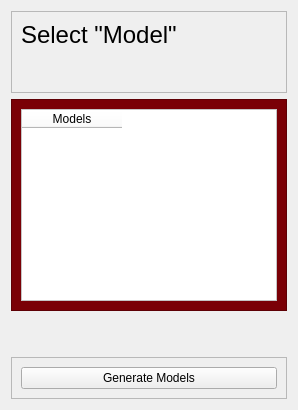
            <widget class="QWidget" name="Models_page">
             <layout class="QVBoxLayout" name="verticalLayout_12">
              <item alignment="Qt::AlignTop">
               <widget class="QFrame" name="frame_14">
                <property name="styleSheet">
                 <string notr="true">#label_3{
text-size:50px
}</string>
                </property>
                <property name="frameShape">
                 <enum>QFrame::StyledPanel</enum>
                </property>
                <property name="frameShadow">
                 <enum>QFrame::Raised</enum>
                </property>
                <layout class="QVBoxLayout" name="verticalLayout_20">
                 <item alignment="Qt::AlignTop">
                  <widget class="QLabel" name="label_3">
                   <property name="styleSheet">
                    <string notr="true">font-size:24px</string>
                   </property>
                   <property name="text">
                    <string>Select &quot;Model&quot;</string>
                   </property>
                   <property name="alignment">
                    <set>Qt::AlignJustify|Qt::AlignVCenter</set>
                   </property>
                   <property name="wordWrap">
                    <bool>true</bool>
                   </property>
                  </widget>
                 </item>
                 <item>
                  <widget class="QLabel" name="label_4">
                   <property name="styleSheet">
                    <string notr="true">font-size:24px</string>
                   </property>
                   <property name="text">
                    <string/>
                   </property>
                  </widget>
                 </item>
                </layout>
               </widget>
              </item>
              <item>
               <widget class="QFrame" name="frame_9">
                <property name="sizePolicy">
                 <sizepolicy hsizetype="Expanding" vsizetype="Expanding">
                  <horstretch>0</horstretch>
                  <verstretch>0</verstretch>
                 </sizepolicy>
                </property>
                <property name="styleSheet">
                 <string notr="true">background-color:#7A0006;
color:rgb(0, 0, 0)</string>
                </property>
                <property name="frameShape">
                 <enum>QFrame::StyledPanel</enum>
                </property>
                <property name="frameShadow">
                 <enum>QFrame::Raised</enum>
                </property>
                <layout class="QVBoxLayout" name="verticalLayout_18">
                 <item>
                  <widget class="QTableWidget" name="ModelsTable">
                   <property name="styleSheet">
                    <string notr="true">background-color:rgb(255, 255, 255)
</string>
                   </property>
                   <column>
                    <property name="text">
                     <string>Models</string>
                    </property>
                   </column>
                  </widget>
                 </item>
                </layout>
               </widget>
              </item>
              <item>
               <spacer name="verticalSpacer_2">
                <property name="orientation">
                 <enum>Qt::Vertical</enum>
                </property>
                <property name="sizeHint" stdset="0">
                 <size>
                  <width>20</width>
                  <height>40</height>
                 </size>
                </property>
               </spacer>
              </item>
              <item alignment="Qt::AlignBottom">
               <widget class="QFrame" name="frame_10">
                <property name="frameShape">
                 <enum>QFrame::StyledPanel</enum>
                </property>
                <property name="frameShadow">
                 <enum>QFrame::Raised</enum>
                </property>
                <layout class="QVBoxLayout" name="verticalLayout_13">
                 <item>
                  <widget class="QPushButton" name="GenerateModels_btn">
                   <property name="text">
                    <string>Generate Models</string>
                   </property>
                   <property name="icon">
                    <iconset resource="resources.qrc">
                     <normaloff>:/icons/project_icons/codepen.svg</normaloff>:/icons/project_icons/codepen.svg</iconset>
                   </property>
                   <property name="iconSize">
                    <size>
                     <width>41</width>
                     <height>41</height>
                    </size>
                   </property>
                  </widget>
                 </item>
                </layout>
               </widget>
              </item>
             </layout>
            </widget>
